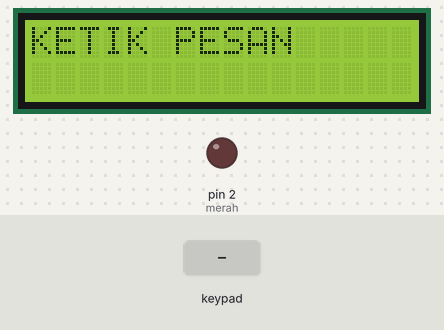
A sketch run on a simulated Arduino Uno, built with avr-gcc and run on an emulated ATmega328P. Parts: 16×2 character LCD, output pins drawn as LEDs (lit = HIGH). The inputs (shaded band) are chosen by the test bench. What the sketch prints to the serial monitor is not drawn.

Above: at 1.2 s.
1.3 s: keypad keys 1 0 1 1 1 2 # pressed 0.4 s apart
At 4.4 s:
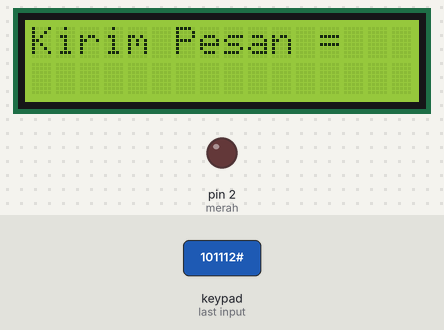
5.6 s: keypad keys 1 0 1 1 1 2 pressed 0.4 s apart
At 8.2 s:
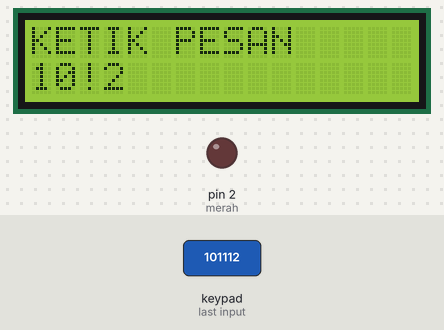
9.5 s: key '#' pressed
At 10.1 s:
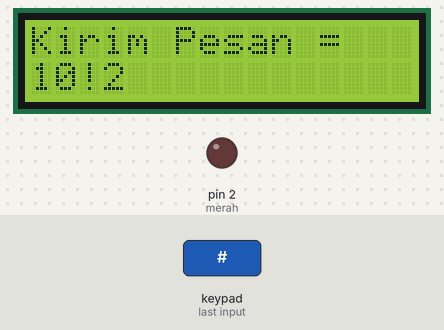
12.5 s: keypad keys 1 3 9 7 2 2 # pressed 0.4 s apart
At 15.6 s:
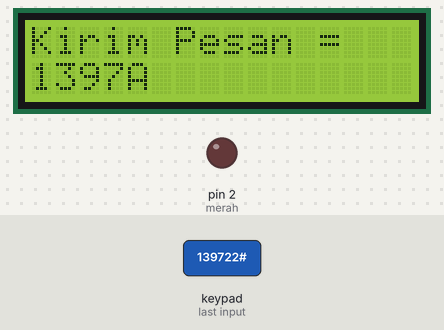
16.8 s: key '4' pressed
At 19.1 s:
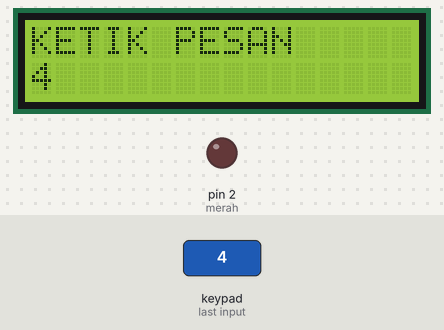
19.4 s: key '4' pressed
At 20.7 s:
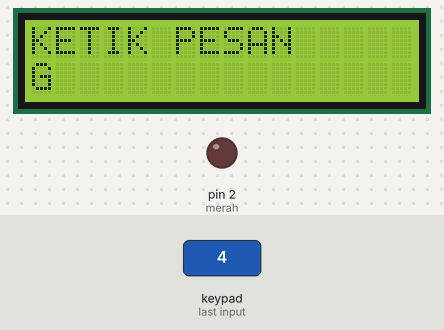
Timing chart, 0 to 21.9 s (numbered marks = the images above; inputs shaded):
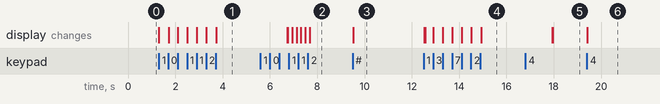

Measured:
- after the input at 1.3 s, the display: first changes at once (image 1 shows a later state)
- after the input at 9.5 s, the display: changes at once (image 3)
- after the input at 19.4 s, the display: changes at once (image 6)

The sketch:

Keypad_LCD.ino
```cpp
#define periodaKeypad         2000

#include <Keypad.h>
#include <LiquidCrystal_I2C.h>
LiquidCrystal_I2C lcd(0x27, 16, 2);

int merah=2;

char tombol [4] [3] = {
{'1', '2', '3'},
{'4', '5', '6'},
{'7', '8', '9'},
{'*', '0', '#'},
};

byte pinKolom[] = {10, 11, 12};  //S1, S2, S3, S4
byte pinBaris[] = {9, 8, 7, 6};     //S1, S5, S9, S13
Keypad keypad = Keypad(makeKeymap (tombol), pinBaris, pinKolom, 4, 3);

char pad[11][11] = {
  "0 ",
  "1?!*#:=/+-",
  "2AaBbCc",
  "3DdEeFf",
  "4GgHhIi",
  "5JjKkLl",
  "6MmNnOo",
  "7PpQqRrSs",
  "8TtUuVvWw",
  "9XxYyZz",
};

byte padCounter;
char padChar;
bool padDitekan;
byte charCounter;
byte keySebelumnya;
char bufferKeypad[17];
char *bufferKeypadPtr;

long millisKeypad;

void setup() {
Serial.begin(9600);
lcd.begin();
pinMode(merah,OUTPUT);

lcd.clear();
lcd.setCursor(0,0); lcd.print("KETIK PESAN");
}

void loop(){
  lcd.setCursor(0,0); lcd.print("KETIK PESAN");
  panggilKeypad();
}

void panggilKeypad() {
  char key = keypad.getKey();

  if (key) {
    switch (key)
    {
      case '0':
      case '1':
      case '2':
      case '3':
      case '4':
      case '5':
      case '6':
      case '7':
      case '8':
      case '9':

        millisKeypad = millis() + periodaKeypad;
        if ((key == keySebelumnya) || (keySebelumnya == 0))
        {
          padChar = pad[key - '0'][charCounter];
          keySebelumnya = key;
        }
        else if ((padDitekan) && (padCounter < sizeof(bufferKeypad) - 1))
        {
          *bufferKeypadPtr++ = padChar;
          keySebelumnya = key;
          charCounter = 0;
          padCounter++;
          padChar = pad[key - '0'][charCounter];
        }

        padDitekan = true;

        lcd.setCursor(padCounter, 1);
        lcd.print(padChar);
        Serial.println(padChar);
        lcd.setCursor(padCounter, 1);

        charCounter++;
        if (!pad[key - '0'][charCounter])
        {
          charCounter = 0;
        }
        break;

      case '*':
        if (padCounter)
        {
          if (keySebelumnya)
          {
            keySebelumnya = 0;
          }
          lcd.setCursor(padCounter, 1);
          lcd.print(' ');
          charCounter = 0;
          padCounter--;
          bufferKeypadPtr--;
          padChar = *bufferKeypadPtr;

          lcd.setCursor(padCounter, 1);
        }
        else
        {
          resetInput();
        }
        break;
      case '#':
        if ((padDitekan) && (padCounter < sizeof(bufferKeypad) - 1))
        {
          *bufferKeypadPtr++ = padChar;
        }
        *bufferKeypadPtr = 0;

        Serial.print("String input = ");
        Serial.println(bufferKeypad);
        lcd.clear();
        //lcd.noBlink();
        lcd.setCursor(0, 0);
        lcd.print("Kirim Pesan = ");
        lcd.setCursor(0, 1);
        lcd.print(bufferKeypad);
        delay(3000);

        resetInput();
        break;
    }

  }

  if ((padDitekan) && (padCounter < sizeof(bufferKeypad) - 1))
  {
    if (millisKeypad < millis())
    {
      *bufferKeypadPtr++ = padChar;
      keySebelumnya = key;
      charCounter = 0;
      padCounter++;
      padDitekan = false;

      lcd.setCursor(padCounter, 1);
      lcd.print(' ');
      lcd.setCursor(padCounter, 1);
    }
  }
}

void resetInput()
{
  bufferKeypadPtr = bufferKeypad;
  charCounter = 0;
  padCounter = 0;
  keySebelumnya = 0;
  padDitekan = false;

  lcd.clear();
  //lcd.print("Masukkan string");
  //lcd.setCursor(0,0); lcd.print("Menunggu Pesan");
  //lcd.setCursor(padCounter, 1);
  //lcd.blink();
}
```
